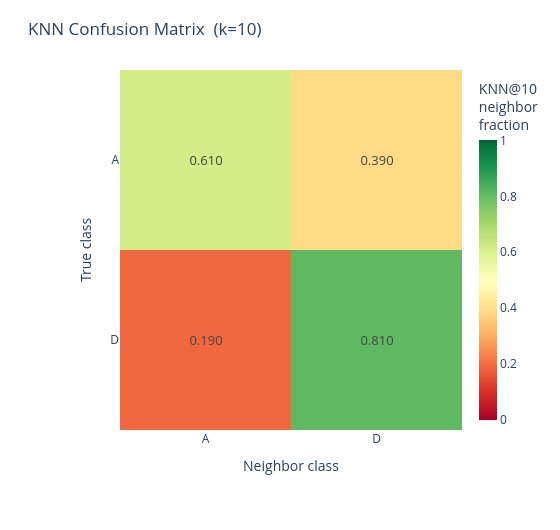

This figure's notebook cell:
### Markdown cell above
#### KNN Confusion Matrix

Rows = true class, columns = neighbor class, values = fraction of k-NN neighbors belonging to each class. The diagonal equals mean KNN purity — higher is better.

### Code cell
plot_knn_confusion(result, output_path=None)

### Figure 1 — Plotly figure (JSON) as saved in the notebook; plotly's stock layout.template omitted (floating-point values rounded to 4 significant figures)
{"data": [{"colorbar": {"thickness": 18, "title": {"text": "KNN@10<br>neighbor<br>fraction"}}, "colorscale": [[0, "rgb(165,0,38)"], [0.1, "rgb(215,48,39)"], [0.2, "rgb(244,109,67)"], [0.3, "rgb(253,174,97)"], [0.4, "rgb(254,224,139)"], [0.5, "rgb(255,255,191)"], [0.6, "rgb(217,239,139)"], [0.7, "rgb(166,217,106)"], [0.8, "rgb(102,189,99)"], [0.9, "rgb(26,152,80)"], [1, "rgb(0,104,55)"]], "hovertemplate": "True class: <b>%{y}</b><br>Neighbor class: <b>%{x}</b><br>Fraction: %{z:.4f}<extra></extra>", "text": [["0.610", "0.390"], ["0.190", "0.810"]], "textfont": {"size": 13}, "texttemplate": "%{text}", "type": "heatmap", "x": ["A", "D"], "y": ["A", "D"], "z": [[0.61, 0.39], [0.19, 0.81]], "zmax": 1, "zmin": 0}], "layout": {"height": 530, "margin": {"b": 100, "l": 120, "r": 60, "t": 70}, "paper_bgcolor": "white", "plot_bgcolor": "white", "title": {"font": {"size": 17}, "text": "KNN Confusion Matrix  (k=10)"}, "width": 560, "xaxis": {"side": "bottom", "tickfont": {"size": 12}, "title": {"text": "Neighbor class"}}, "yaxis": {"autorange": "reversed", "tickfont": {"size": 12}, "title": {"text": "True class"}}}}
